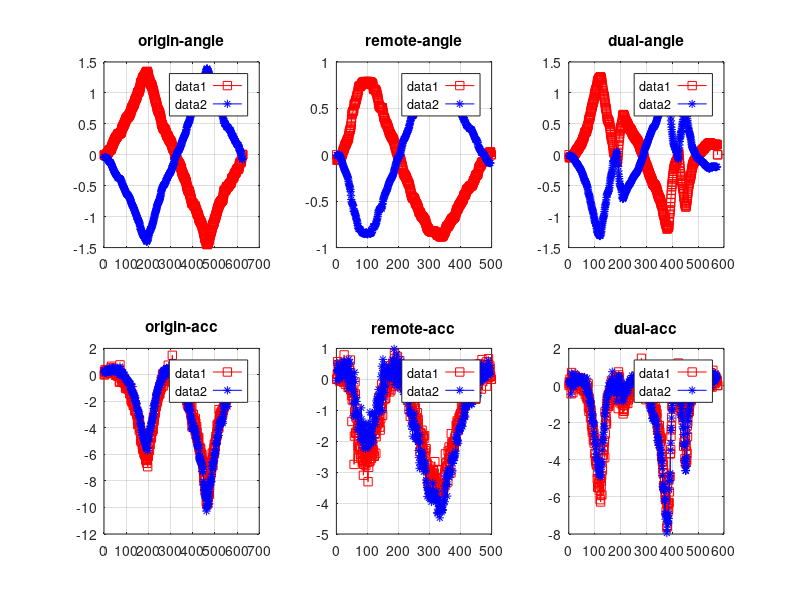
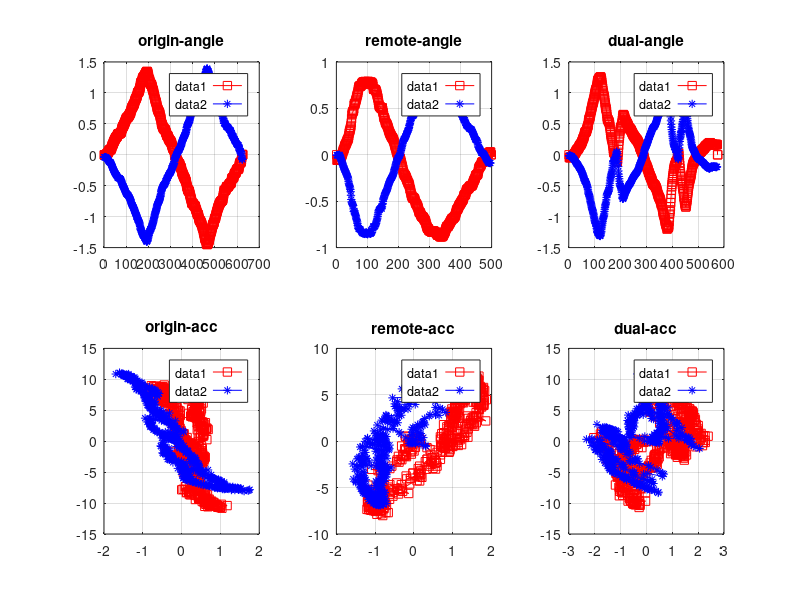
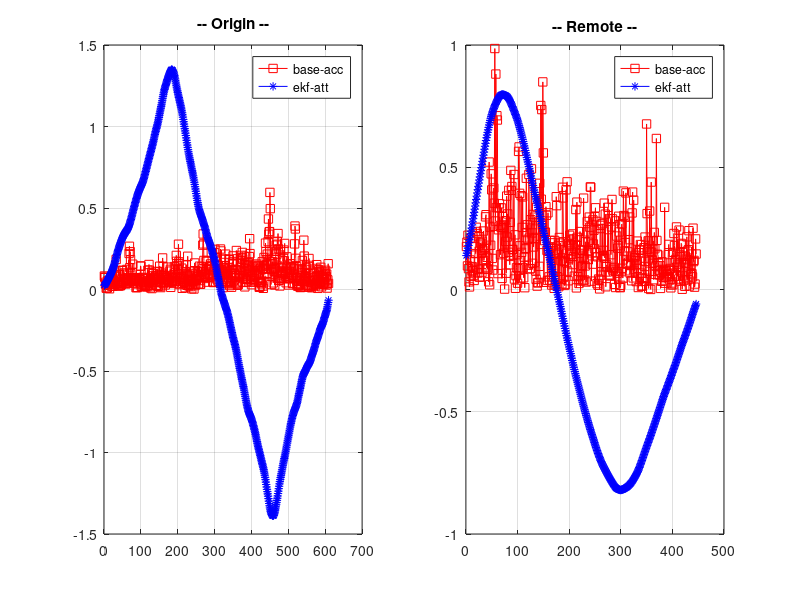

Write the MATLAB code that produced these figures, in order.
%%%%%%%%%%%%%%%%%%%%%%%%%%%%%%%%%%%%%%%%%%%%%%%%%%%%%%%%%%%%%%%%%%%%%%%%%%%%%%%%%%%%%%%%%5
%%%% Gesture Roll analyse 
%%%%
%%%%            ZHAOCHAO
%%%%                2016-11-08
%%%%%%%%%%%%%%%%%%%%%%%%%%%%%%%%%%%%%%%%%%%%%%%%%%%%%%%%%%%%%%%%%%%%%%%%%%%%%%%%%%%%%%%%%%%%%%%%%%
%%%%

figure(1);
figure(2);

%%%% roll-origin 

load data_origin_slow.dat

dat = data_origin_slow;

index_left = find(dat(:,1) == 0);
origin_left_att = dat(index_left, 2:4);
origin_left_acc = dat(index_left, 8:10);
origin_left_gyro = dat(index_left, 5:7);


index_right = find(dat(:,1) == 2);
origin_right_att = dat(index_right, 2:4);
origin_right_acc = dat(index_right, 8:10);
origin_right_gyro = dat(index_right, 5:7);

figure(1);
% att
% x-t, y-z
subplot(2,3,1);
tmp_t = [1: 1: size(origin_left_att(:,1), 1)];
plot(tmp_t, origin_left_att(:,2), 'rs-');
hold on;
tmp_t = [1: 1: size(origin_right_att(:,1), 1)];
plot(tmp_t, origin_right_att(:,2), 'b*-');
grid on;
legend('left', 'right');
title('origin-angle');

% acc
% x-x, y-z
subplot(2,3,4);
tmp_t = [1: 1: size(origin_left_acc(:,1), 1)];
plot(tmp_t, origin_left_acc(:,2), 'rs-');
hold on;
tmp_t = [1: 1: size(origin_right_acc(:,1), 1)];
plot(tmp_t, origin_right_acc(:,2), 'b*-');
grid on;
legend('left', 'right');
title('origin-acc');

figure(2);
% att
% x-t, y-z
subplot(2,3,1);
tmp_t = [1: 1: size(origin_left_att(:,1), 1)];
plot(tmp_t, origin_left_att(:,2), 'rs-');
hold on;
tmp_t = [1: 1: size(origin_right_att(:,1), 1)];
plot(tmp_t, origin_right_att(:,2), 'b*-');
grid on;
legend('left', 'right');
title('origin-angle');

% acc
% x-x, y-z
subplot(2,3,4);
plot(origin_left_acc(:,1), origin_left_acc(:,3), 'rs-');
hold on;
plot(origin_right_acc(:,1), origin_right_acc(:,3), 'b*-');
grid on;
legend('left', 'right');
title('origin-acc');


%%%% roll-remote

load data_remote_slow.dat

dat = data_remote_slow;

index_left = find(dat(:,1) == 0);
remote_left_att = dat(index_left, 2:4);
remote_left_acc = dat(index_left, 8:10);
remote_left_gyro = dat(index_left, 5:7);

index_right = find(dat(:,1) == 2);
remote_right_att = dat(index_right, 2:4);
remote_right_acc = dat(index_right, 8:10);
remote_right_gyro = dat(index_right, 5:7);

figure(1);
% att
% x-x, y-z
subplot(2,3,2);
tmp_t = [1: 1: size(remote_left_att(:,1), 1)];
plot(tmp_t, remote_left_att(:,2), 'rs-');
hold on;
tmp_t = [1: 1: size(remote_right_att(:,1), 1)];
plot(tmp_t, remote_right_att(:,2), 'b*-');
grid on;
legend('left', 'right');
title('remote-angle');

% acc
% x-x, y-z
subplot(2,3,5);
tmp_t = [1: 1: size(remote_left_acc(:,1), 1)];
plot(tmp_t, remote_left_acc(:,2), 'rs-');
hold on;
tmp_t = [1: 1: size(remote_right_acc(:,1), 1)];
plot(tmp_t, remote_right_acc(:,2), 'b*-');
grid on;
legend('left', 'right');
title('remote-acc');


figure(2);
% att
% x-x, y-z
subplot(2,3,2);
tmp_t = [1: 1: size(remote_left_att(:,1), 1)];
plot(tmp_t, remote_left_att(:,2), 'rs-');
hold on;
tmp_t = [1: 1: size(remote_right_att(:,1), 1)];
plot(tmp_t, remote_right_att(:,2), 'b*-');
grid on;
legend('left', 'right');
title('remote-angle');

% acc
% x-x, y-z
subplot(2,3,5);
plot(remote_left_acc(:,1), remote_left_acc(:,3), 'rs-');
hold on;
plot(remote_right_acc(:,1), remote_right_acc(:,3), 'b*-');
grid on;
legend('left', 'right');
title('remote-acc');


%%%% roll-dual

load data_dual_slow.dat

dat = data_dual_slow;

index_left = find(dat(:,1) == 0);
dual_left_att = dat(index_left, 2:4);
dual_left_acc = dat(index_left, 8:10);
dual_left_gyro = dat(index_left, 5:7);

index_right = find(dat(:,1) == 2);
dual_right_att = dat(index_right, 2:4);
dual_right_acc = dat(index_right, 8:10);
dual_right_gyro = dat(index_right, 5:7);


figure(1);
% att
% x-x, y-z
subplot(2,3,3);
tmp_t = [1: 1: size(dual_left_att(:,1), 1)];
plot(tmp_t, dual_left_att(:,2), 'rs-');
hold on;
tmp_t = [1: 1: size(dual_right_att(:,1), 1)];
plot(tmp_t, dual_right_att(:,2), 'b*-');
grid on;
legend('left', 'right');
title('dual-angle');

% acc
% x-x, y-z
subplot(2,3,6);
tmp_t = [1: 1: size(dual_left_acc(:,1), 1)];
plot(tmp_t, dual_left_acc(:,2), 'rs-');
hold on;
tmp_t = [1: 1: size(dual_right_acc(:,1), 1)];
plot(tmp_t, dual_right_acc(:,2), 'b*-');
grid on;
legend('left', 'right');
title('dual-acc');


figure(2);
% att
% x-x, y-z
subplot(2,3,3);
tmp_t = [1: 1: size(dual_left_att(:,1), 1)];
plot(tmp_t, dual_left_att(:,2), 'rs-');
hold on;
tmp_t = [1: 1: size(dual_right_att(:,1), 1)];
plot(tmp_t, dual_right_att(:,2), 'b*-');
grid on;
legend('left', 'right');
title('dual-angle');

% acc
% x-x, y-z
subplot(2,3,6);
plot(dual_left_acc(:,1), dual_left_acc(:,3), 'rs-');
hold on;
plot(dual_right_acc(:,1), dual_right_acc(:,3), 'b*-');
grid on;
legend('left', 'right');
title('dual-acc');


%%%%%%%%%%%%%%%%%%%%%%%%%%%%%%%%%%%%%%%%%%%%%%%%%%%%%%%%%%%%%%%%%%%%%%%%%%%%%%%%%%%%%%%%%%%%%%%%%%%
%%%%  Origin
%%%%  delta-theta

SLIDE_WINDOWS_WIDTH = 15;

origin_size = min(min(size(origin_left_att, 1), size(origin_left_acc, 1)), ...
    min(size(origin_right_att, 1), size(origin_right_acc, 1))) - SLIDE_WINDOWS_WIDTH;

delta_origin_left_att = zeros(origin_size, 3);
delta_origin_left_acc = zeros(origin_size, 3);
delta_origin_left_gyro = zeros(origin_size, 3);
delta_origin_left_t = zeros(origin_size, 1);

delta_origin_right_att = zeros(origin_size, 3);
delta_origin_right_acc = zeros(origin_size, 3);
delta_origin_right_gyro = zeros(origin_size, 3);
delta_origin_right_t = zeros(origin_size, 1);

% origin_left_att & origin_left_acc
% origin_right_att & origin_right_acc
for index = 1 : origin_size
    delta_origin_left_att(index, :) = sum(origin_left_att(index : (index + SLIDE_WINDOWS_WIDTH), :))/(SLIDE_WINDOWS_WIDTH + 1);
    delta_origin_left_acc(index, :) = sum(origin_left_acc(index : (index + SLIDE_WINDOWS_WIDTH), :))/(SLIDE_WINDOWS_WIDTH + 1);
    delta_origin_left_gyro(index, :) = sum(origin_left_gyro(index : (index + SLIDE_WINDOWS_WIDTH), :))/(SLIDE_WINDOWS_WIDTH + 1);
    
    delta_origin_right_att(index, :) = sum(origin_right_att(index : (index + SLIDE_WINDOWS_WIDTH), :))/(SLIDE_WINDOWS_WIDTH + 1);
    delta_origin_right_acc(index, :) = sum(origin_right_acc(index : (index + SLIDE_WINDOWS_WIDTH), :))/(SLIDE_WINDOWS_WIDTH + 1);
    delta_origin_right_gyro(index, :) = sum(origin_right_gyro(index : (index + SLIDE_WINDOWS_WIDTH), :))/(SLIDE_WINDOWS_WIDTH + 1);
end

for index = 1 : origin_size -1
   delta_origin_left_acc(index, :) = origin_left_acc(index + 1, :) - origin_left_acc(index, :); 
%    delta_origin_left_t(index) = sum(delta_origin_left_att(index, 1) / delta_origin_left_gyro(index, 1) ...
%                                     + delta_origin_left_att(index, 2) / delta_origin_left_gyro(index, 2) ...
%                                     + delta_origin_left_att(index, 3) / delta_origin_left_gyro(index, 3)) / 3;
   
   delta_origin_right_acc(index, :) = origin_right_acc(index + 1, :) - origin_right_acc(index, :);
%    delta_origin_right_t(index) = sum(delta_origin_right_att(index, 1) / delta_origin_right_gyro(index, 1) ...
%                                     + delta_origin_right_att(index, 2) / delta_origin_right_gyro(index, 2) ...
%                                     + delta_origin_right_att(index, 3) / delta_origin_right_gyro(index, 3)) / 3;

end

delta_origin_acc = (delta_origin_left_acc + delta_origin_right_acc) / 2;
delta_origin_gyro = (delta_origin_left_gyro - delta_origin_right_gyro) / 2;
delta_origin_att = (delta_origin_left_att - delta_origin_right_att) / 2;

m_delta_origin_acc = zeros(1, origin_size);
m_delta_origin_gyro = zeros(1, origin_size);

for index = 1 : origin_size
% % %     m_delta_origin_acc(index) = sqrt( abs(delta_origin_acc(index, 1) .* delta_origin_acc(index, 1) ...
% % %                             + delta_origin_acc(index, 2) .* delta_origin_acc(index, 2) ...
% % %                             + delta_origin_acc(index, 3) .* delta_origin_acc(index, 3)));
% % %     m_delta_origin_gyro(index) = sqrt( abs(delta_origin_left_gyro(index, 1) .* delta_origin_gyro(index, 1) ...
% % %                             + delta_origin_gyro(index, 2) .* delta_origin_gyro(index, 2) ...
% % %                             + delta_origin_gyro(index, 3) .* delta_origin_gyro(index, 3)));

    m_delta_origin_acc(index) = sqrt( abs(delta_origin_acc(index, 1) .* delta_origin_acc(index, 1) ...
                            + delta_origin_acc(index, 3) .* delta_origin_acc(index, 3)));
    m_delta_origin_gyro(index) = sqrt( abs(delta_origin_left_gyro(index, 1) .* delta_origin_gyro(index, 1) ...
                            + delta_origin_gyro(index, 3) .* delta_origin_gyro(index, 3)));
end

% % % tmp_origin_left_att ./ delta_origin_left_acc
% % % delta_origin_left_att ./ delta_origin_left_acc
% % % delta_origin_left_gyro ./ delta_origin_left_acc
% % % delta_origin_left_gyro ./ delta_origin_acc 

kdt = (m_delta_origin_gyro ./ m_delta_origin_acc);

%%%% mean
display('origin[m_gyro/m_delta_acc]_mean: ');
mean(kdt)

%%%% var
display('origin[m_gyro/m_delta_acc]_var: ')
var(kdt)

%%%% std
display('origin[m_gyro/m_delta_acc]_std: ')
std(kdt)

% % % origin_left_dt = sum(delta_origin_left_t) / (size(delta_origin_left_t, 1)-1)
% % % origin_right_dt = sum(delta_origin_right_t) / (size(delta_origin_right_t, 1)-1)
% % % 
% % % origin_left_vec = delta_origin_left_acc .* origin_left_dt;
% % % origin_right_vec = delta_origin_right_acc .* origin_right_dt;

figure(4);

subplot(1, 2, 1);
tmp_t = [1: 1: size(m_delta_origin_acc, 2)];
plot(tmp_t, m_delta_origin_acc, 'rs-');
hold on;
tmp_t = [1: 1: size(delta_origin_att(:,1), 1)];
plot(tmp_t, delta_origin_att(:,2), 'b*-');
grid on;
legend('base-acc', 'ekf-att');
title('-- Origin --');



%%%%%%%%%%%%%%%%%%%%%%%%%%%%%%%%%%%%%%%%%%%%%%%%%%%%%%%%%%%%%%%%%%%%%%%%%%%%%%%%%%%%%%%%%%%%%%%%%%%%%%
%%%%  Remote 
%%%%  delta-theta

SLIDE_WINDOWS_WIDTH = 50;

remote_size = min(min(size(remote_left_att, 1), size(remote_left_acc, 1)), ...
    min(size(remote_right_att, 1), size(remote_right_acc, 1))) - SLIDE_WINDOWS_WIDTH;

delta_remote_left_att = zeros(remote_size, 3);
delta_remote_left_acc = zeros(remote_size, 3);
delta_remote_left_gyro = zeros(remote_size, 3);
delta_remote_left_t = zeros(remote_size, 1);

delta_remote_right_att = zeros(remote_size, 3);
delta_remote_right_acc = zeros(remote_size, 3);
delta_remote_right_gyro = zeros(remote_size, 3);
delta_remote_right_t = zeros(remote_size, 1);

% origin_left_att & origin_left_acc
% origin_right_att & origin_right_acc
for index = 1 : remote_size
    delta_remote_left_att(index, :) = sum(remote_left_att(index : (index + SLIDE_WINDOWS_WIDTH), :))/(SLIDE_WINDOWS_WIDTH + 1);
    delta_remote_left_acc(index, :) = sum(remote_left_acc(index : (index + SLIDE_WINDOWS_WIDTH), :))/(SLIDE_WINDOWS_WIDTH + 1);
    delta_remote_left_gyro(index, :) = sum(remote_left_gyro(index : (index + SLIDE_WINDOWS_WIDTH), :))/(SLIDE_WINDOWS_WIDTH + 1);
    
    delta_remote_right_att(index, :) = sum(remote_right_att(index : (index + SLIDE_WINDOWS_WIDTH), :))/(SLIDE_WINDOWS_WIDTH + 1);
    delta_remote_right_acc(index, :) = sum(remote_right_acc(index : (index + SLIDE_WINDOWS_WIDTH), :))/(SLIDE_WINDOWS_WIDTH + 1);
    delta_remote_right_gyro(index, :) = sum(remote_right_gyro(index : (index + SLIDE_WINDOWS_WIDTH), :))/(SLIDE_WINDOWS_WIDTH + 1);
end

for index = 1 : remote_size -1
   delta_remote_left_acc(index, :) = remote_left_acc(index + 1, :) - remote_left_acc(index, :); 
%    delta_origin_left_t(index) = sum(delta_origin_left_att(index, 1) / delta_origin_left_gyro(index, 1) ...
%                                     + delta_origin_left_att(index, 2) / delta_origin_left_gyro(index, 2) ...
%                                     + delta_origin_left_att(index, 3) / delta_origin_left_gyro(index, 3)) / 3;
   
   delta_remote_right_acc(index, :) = remote_right_acc(index + 1, :) - remote_right_acc(index, :);
%    delta_origin_right_t(index) = sum(delta_origin_right_att(index, 1) / delta_origin_right_gyro(index, 1) ...
%                                     + delta_origin_right_att(index, 2) / delta_origin_right_gyro(index, 2) ...
%                                     + delta_origin_right_att(index, 3) / delta_origin_right_gyro(index, 3)) / 3;

end

delta_remote_acc = (delta_remote_left_acc + delta_remote_right_acc) / 2;
delta_remote_gyro = (delta_remote_left_gyro - delta_remote_right_gyro) / 2;
delta_remote_att = (delta_remote_left_att - delta_remote_right_att) / 2;

m_delta_remote_acc = zeros(1, remote_size);
m_delta_remote_gyro = zeros(1, remote_size);

for index = 1 : remote_size
% % %     m_delta_remote_acc(index) = sqrt( abs(delta_remote_acc(index, 1) .* delta_remote_acc(index, 1) ...
% % %                             + delta_remote_acc(index, 2) .* delta_remote_acc(index, 2) ...
% % %                             + delta_remote_acc(index, 3) .* delta_remote_acc(index, 3)));
% % %     m_delta_remote_gyro(index) = sqrt( abs(delta_remote_left_gyro(index, 1) .* delta_remote_gyro(index, 1) ...
% % %                             + delta_remote_gyro(index, 2) .* delta_remote_gyro(index, 2) ...
% % %                             + delta_remote_gyro(index, 3) .* delta_remote_gyro(index, 3)));
                        
    m_delta_remote_acc(index) = sqrt( abs(delta_remote_acc(index, 2) .* delta_remote_acc(index, 2)));
    m_delta_remote_gyro(index) = sqrt( abs(delta_remote_left_gyro(index, 2) .* delta_remote_gyro(index, 2)));
end

% % % tmp_origin_left_att ./ delta_origin_left_acc
% % % delta_origin_left_att ./ delta_origin_left_acc
% % % delta_origin_left_gyro ./ delta_origin_left_acc
% % % delta_origin_left_gyro ./ delta_origin_acc 

kdt = (m_delta_remote_gyro ./ m_delta_remote_acc);

%%%% mean
display('Remote[m_gyro/m_delta_acc]_mean: ');
mean(kdt)

%%%% var
display('Remote[m_gyro/m_delta_acc]_var: ');
var(kdt)

%%%% std
display('Remote[m_gyro/m_delta_acc]_std: ');
std(kdt)

figure(4);

subplot(1, 2, 2);
tmp_t = [1: 1: size(m_delta_remote_acc, 2)];
plot(tmp_t, m_delta_remote_acc, 'rs-');
hold on;
tmp_t = [1: 1: size(delta_remote_att(:,1), 1)];
plot(tmp_t, delta_remote_att(:,2), 'b*-');
grid on;
legend('base-acc', 'ekf-att');
title('-- Remote --');

% origin_left_dt = sum(delta_remote_left_t) / (size(delta_remote_left_t, 1)-1)
% origin_right_dt = sum(delta_remote_right_t) / (size(delta_remote_right_t, 1)-1)
% 
% origin_left_vec = delta_remote_left_acc .* origin_left_dt;
% origin_right_vec = delta_remote_right_acc .* origin_right_dt;
% 
% 
% (origin_left_vec ./ 0.03) - delta_origin_left_gyro





% SLIDE_WINDOWS_WIDTH = 3;
% 
% remote_size = min(min(size(remote_left_att, 1), size(remote_left_acc, 1)), ...
%     min(size(remote_right_att, 1), size(remote_right_acc, 1))) - SLIDE_WINDOWS_WIDTH;
% 
% delta_remote_left_att = zeros(remote_size, 3);
% delta_remote_left_acc = zeros(remote_size, 3);
% delta_remote_left_gyro = zeros(remote_size, 3);
% delta_remote_left_t = zeros(remote_size, 1);
% 
% delta_remote_right_att = zeros(remote_size, 3);
% delta_remote_right_acc = zeros(remote_size, 3);
% delta_remote_right_gyro = zeros(remote_size, 3);
% delta_remote_right_t = zeros(remote_size, 1);
% 
% for index = 1 : remote_size
%     
% end
